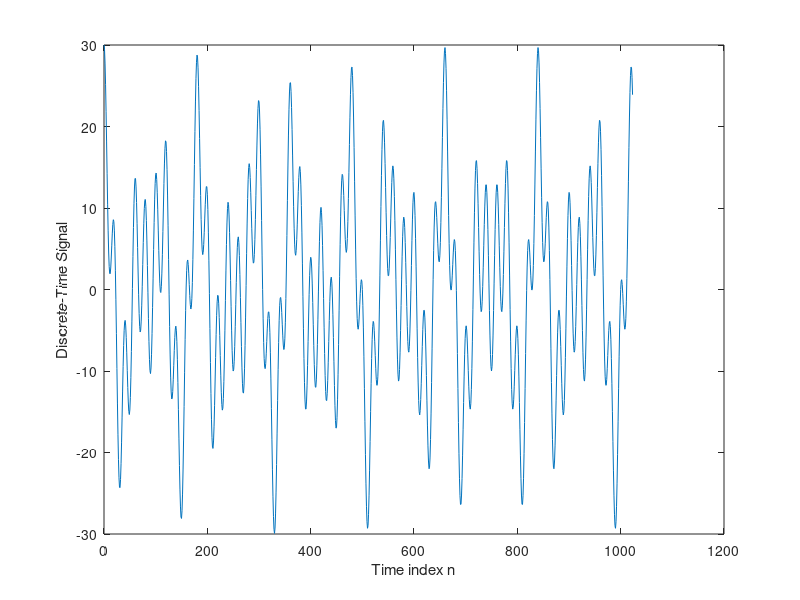
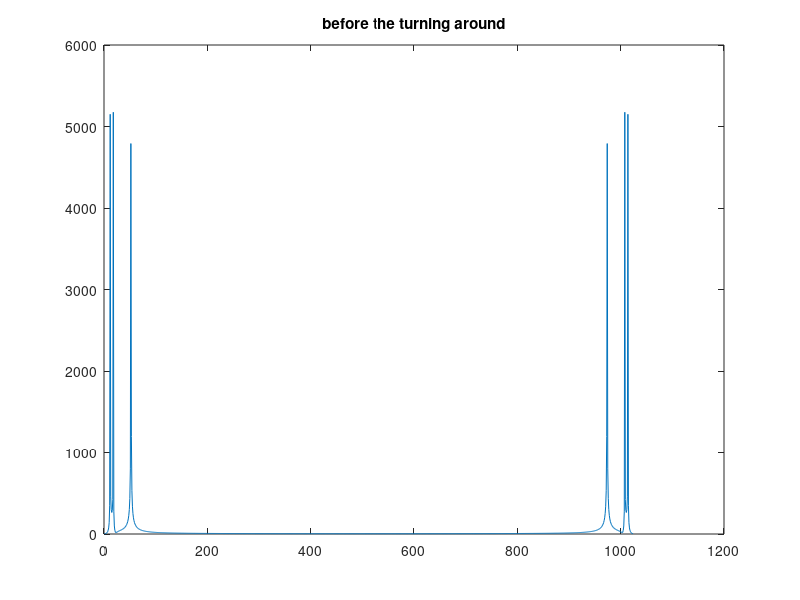
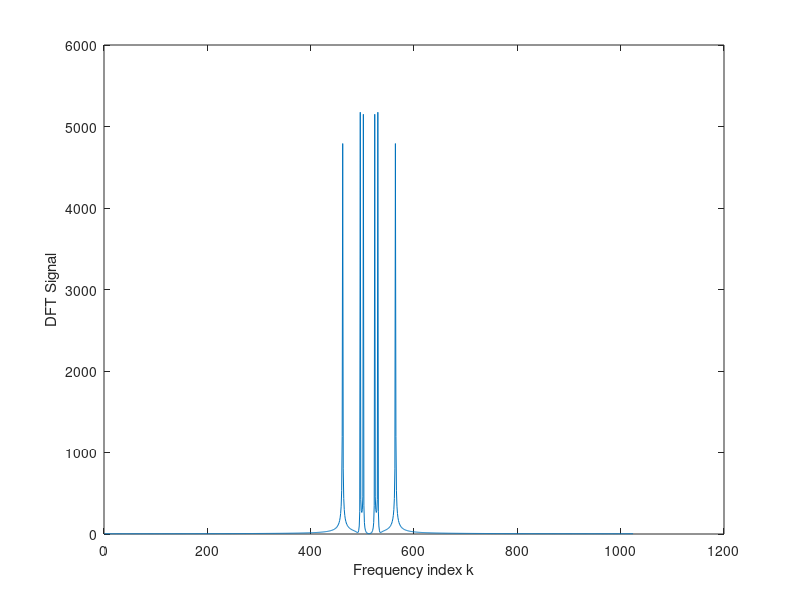
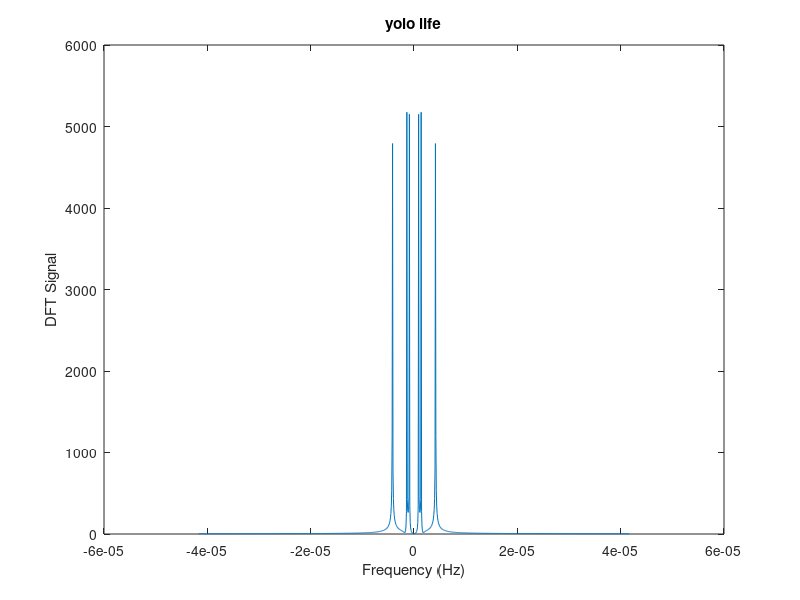

Write MATLAB code to recreate these figures, in order.
close all 
clear all

amp = 10; % amplitude
num_shift = 500;
freq = 128; % Hz
freq2 = 200; % Hz
freq3 = 600; % Hz
SamplingFreq = 12000; % Hz
Ts = 1/SamplingFreq;
signal_length = 1024;
n_vec = [0:signal_length-1 ]; % signal indices
k_vec = 1+n_vec
window_size = 320; %128;

x = amp *((cos(2 * pi * freq * n_vec * Ts) ) + ( cos(2 * pi * freq2 * n_vec * Ts)) + ( cos(2 * pi * freq3 * n_vec * Ts)));
plot(n_vec, x); % here you are just ploting it in TIMe domain
ylabel('Discrete-Time Signal')
xlabel('Time index n')

FFTOUT = fft(x);
figure 
plot(1:length(FFTOUT), abs(FFTOUT))
title('before the turning around')
% basically sperating all the values
% taking half of the actual values
half_k_vec = signal_length/2+1:1:signal_length; %512 to 1024
valOne = FFTOUT(half_k_vec) % getting the sec half of outputVec 
valTwo = FFTOUT(1:signal_length/2)% getting the first half of outputVec % 0 to 512
% your turning these things around
FFTOUT = [valOne, valTwo];

% still in K domain
figure
plot(k_vec, abs(FFTOUT)) % you are ploting it in true Freq domain with "K" index
ylabel('DFT Signal')
xlabel('Frequency index k')

signalLengthEndFreq = signal_length/2-1

% your doing the same thing you did to the K domain above
% but in here you are dividing each thing in the array by the (signal_length*SamplingFreq)
freq_vec = [0:signalLengthEndFreq]./(signal_length*SamplingFreq); % for the pos Region
lisa = [-signal_length/2:1:-1]./(signal_length*SamplingFreq) % for the negative Region
freq_vec = [ lisa , freq_vec];

figure
plot(freq_vec, abs(FFTOUT))  % you are ploting it in true Freq domain
title('yolo life')
ylabel('DFT Signal')
xlabel('Frequency (Hz)')
figure
plot(1:length(FFTOUT),FFTOUT);
% where is your peak, when you graph it normally 
% this is your freqs bin your looking at
% you want to the coeffinecnt that reps the freq
% to get back to the time thing
freq_index1 = round(freq/SamplingFreq*window_size+1);

freq_index2 = round(freq2/SamplingFreq*window_size+1);
% this is the MAGIC !!!!!!
%x = [zeros(1,200) x]; % zero padding
% we have to put that X(300:end) in since the shift has to be able to go
% through the VEC
figure
% zero padding the two ends
Part1 = [zeros(1,150) x(1:300)]
Part2 = [zeros(1,150) x(300:end)]
x = [Part1, Part2]; % double sided zero padding
% the shifting/ for loop here  is to compute the enrgy in each window. 
% and then ploting it all
% should make our own hanning= 
plot(x)
for shift=0:num_shift-1;
    % only working with rows here
    Valueiny = x(shift+1:shift+window_size);
    % yup that is infact a windowing thing going on
    % shift starts from zero
    y(:, shift+1) = x(shift+1:shift+window_size); % you look at these much of the signal
    valer = y(:, shift+1);
    FristBin = fft(y(:, shift+1));% pretty much going down a colunm one by one
    % take the FFT of that window
    %figure
    %plot(abs(Y)) the mans creating this thing on the fly 
    % your looking for your peak in each one ?
    energy1(shift+1) = abs(FristBin(freq_index1))^2; % we are trying to get the energy each time, we do the DFT shift window
    %energy2(shift+1) = abs(FristBin(freq_index2))^2;
    % if you only put one you get the index in a vertical colunm
    plot(energy1)
    pause(0.004)
end
title('sec sig at 128hz')
% figure
% window_size = 400
% num_shift = 400
% for shift=0:num_shift-1;
%     % only working with rows here
%     Valueiny2 = x(shift+1:shift+window_size);
%     % yup that is infact a windowing thing going on
%     % shift starts from zero
%     y2(:, shift+1) = x(shift+1:shift+window_size); % you look at these much of the signal
%     valer2 = y2(:, shift+1);
%     FristBin2 = fft(y2(:, shift+1));% pretty much going down a colunm one by one
%     % take the FFT of that window
%     %figure
%     %plot(abs(Y)) the mans creating this thing on the fly 
%     % your looking for your peak in each one ?
%     energy2(shift+1) = abs(FristBin2(freq_index2))^2; % we are trying to get the energy each time, we do the DFT shift window
%     %energy2(shift+1) = abs(FristBin(freq_index2))^2;
%     % if you only put one you get the index in a vertical colunm
% 
%     plot(energy2)
%     pause(0.004)
% end
% title('sec sig at 200hz')
% yeSS = hilbert(energy1);
% env = abs(yeSS);
% accc = tsmovavg(env,'s',4,2)
% figure
% plot(1:length(env),accc,'r','LineWidth',2)
% hold on
% plot(t,[-1;1]*env,'r','LineWidth',2)
% xlim([0 0.1])
% xlabel('Seconds')

